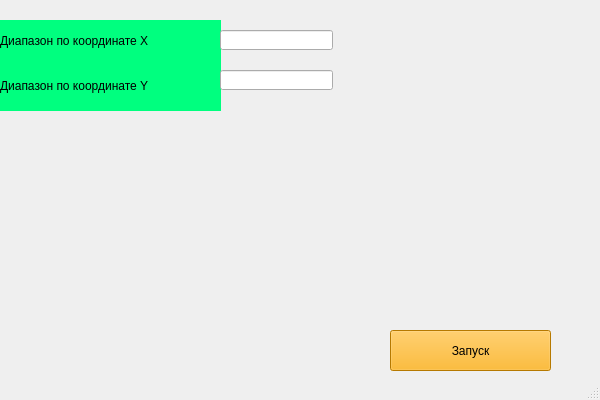
<?xml version="1.0" encoding="UTF-8"?>
<ui version="4.0">
 <class>MainWindow</class>
 <widget class="QMainWindow" name="MainWindow">
  <property name="geometry">
   <rect>
    <x>0</x>
    <y>0</y>
    <width>600</width>
    <height>400</height>
   </rect>
  </property>
  <property name="windowTitle">
   <string>postGLOBK</string>
  </property>
  <widget class="QWidget" name="centralwidget">
   <widget class="QLabel" name="label">
    <property name="geometry">
     <rect>
      <x>0</x>
      <y>20</y>
      <width>221</width>
      <height>41</height>
     </rect>
    </property>
    <property name="styleSheet">
     <string notr="true">background-color: rgb(0, 255, 127);
font: 12pt &quot;MS Shell Dlg 2&quot;;
color: rgb(0, 0, 0);</string>
    </property>
    <property name="text">
     <string>Диапазон по координате X</string>
    </property>
    <property name="margin">
     <number>10</number>
    </property>
   </widget>
   <widget class="QPushButton" name="pushButton">
    <property name="geometry">
     <rect>
      <x>390</x>
      <y>330</y>
      <width>161</width>
      <height>41</height>
     </rect>
    </property>
    <property name="styleSheet">
     <string notr="true">background-color: rgb(255, 170, 0);
font: 75 14pt &quot;MS Shell Dlg 2&quot;;</string>
    </property>
    <property name="text">
     <string>Запуск</string>
    </property>
   </widget>
   <widget class="QLabel" name="label_2">
    <property name="geometry">
     <rect>
      <x>0</x>
      <y>60</y>
      <width>221</width>
      <height>51</height>
     </rect>
    </property>
    <property name="styleSheet">
     <string notr="true">
font: 75 12pt &quot;MS Shell Dlg 2&quot;;
color: rgb(0, 0, 0);
background-color: rgb(0, 255, 127);</string>
    </property>
    <property name="text">
     <string>Диапазон по координате Y</string>
    </property>
    <property name="margin">
     <number>10</number>
    </property>
   </widget>
   <widget class="QLineEdit" name="lineEdit">
    <property name="geometry">
     <rect>
      <x>220</x>
      <y>30</y>
      <width>113</width>
      <height>20</height>
     </rect>
    </property>
   </widget>
   <widget class="QLineEdit" name="lineEdit_2">
    <property name="geometry">
     <rect>
      <x>220</x>
      <y>70</y>
      <width>113</width>
      <height>20</height>
     </rect>
    </property>
   </widget>
  </widget>
  <widget class="QStatusBar" name="statusbar"/>
 </widget>
 <resources/>
 <connections/>
</ui>
